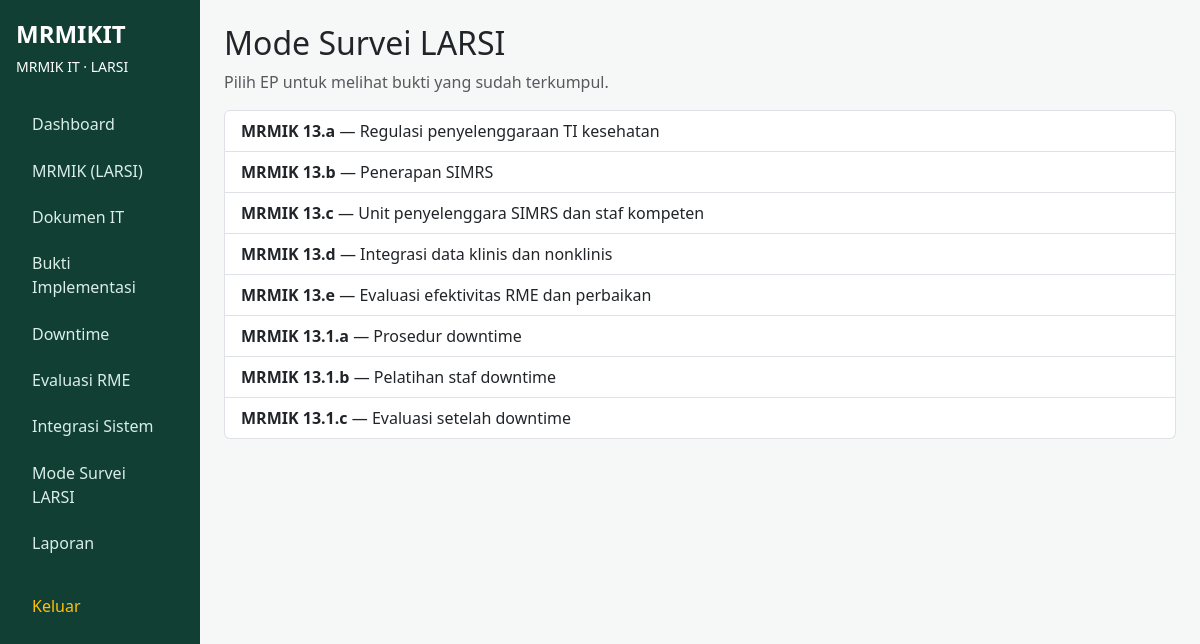
Screenshot of /mode-survei/index.php (signed in) with the database file from the repository.
### tables this page shows
CREATE TABLE IF NOT EXISTS elemen_penilaian (id INT AUTO_INCREMENT PRIMARY KEY, kode VARCHAR(30) UNIQUE NOT NULL, kategori VARCHAR(100), judul VARCHAR(255) NOT NULL, deskripsi TEXT, urutan INT NOT NULL DEFAULT 0);

### mode-survei/index.php (the view)
<?php require_once __DIR__.'/../config/config.php'; require_once __DIR__.'/../config/auth.php'; require_login(); $page_title='Mode Survei'; $eps=$pdo->query('SELECT * FROM elemen_penilaian ORDER BY urutan')->fetchAll(); require __DIR__.'/../partials/header.php'; ?><h2>Mode Survei LARSI</h2><p class="text-muted">Pilih EP untuk melihat bukti yang sudah terkumpul.</p><div class="list-group"><?php foreach($eps as $ep):?><a class="list-group-item list-group-item-action" href="detail.php?kode=<?=urlencode($ep['kode'])?>"><strong><?=htmlspecialchars($ep['kode'])?></strong> — <?=htmlspecialchars($ep['judul'])?></a><?php endforeach;?></div><?php require __DIR__.'/../partials/footer.php';

### partials/header.php (style rules this page uses)
body { background:#f5f8f7 }

### rows the page displays
elemen_penilaian: kode "MRMIK 13.a", judul "Regulasi penyelenggaraan TI kesehatan"
elemen_penilaian: kode "MRMIK 13.b", judul "Penerapan SIMRS"
elemen_penilaian: kode "MRMIK 13.c", judul "Unit penyelenggara SIMRS dan staf kompeten"
elemen_penilaian: kode "MRMIK 13.d", judul "Integrasi data klinis dan nonklinis"
elemen_penilaian: kode "MRMIK 13.e", judul "Evaluasi efektivitas RME dan perbaikan"
elemen_penilaian: kode "MRMIK 13.1.a", judul "Prosedur downtime"
elemen_penilaian: kode "MRMIK 13.1.b", judul "Pelatihan staf downtime"
elemen_penilaian: kode "MRMIK 13.1.c", judul "Evaluasi setelah downtime"
